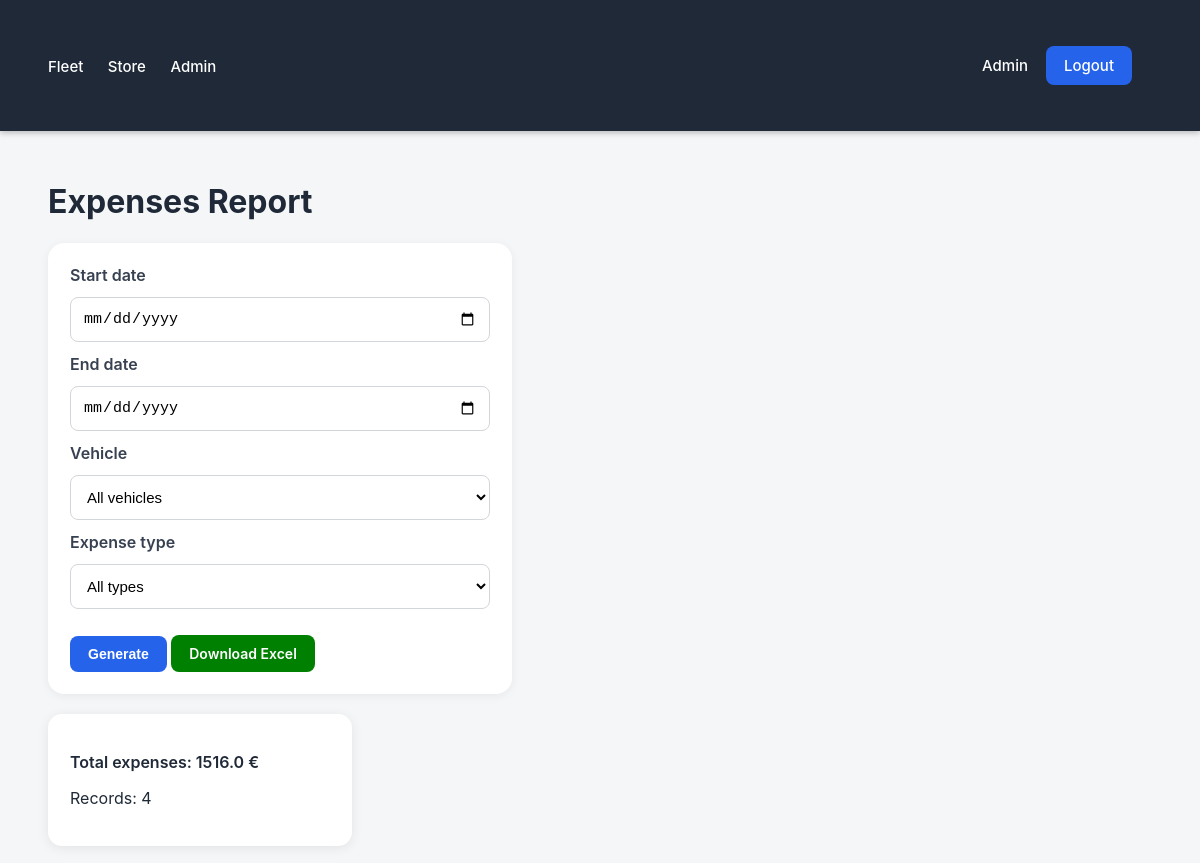
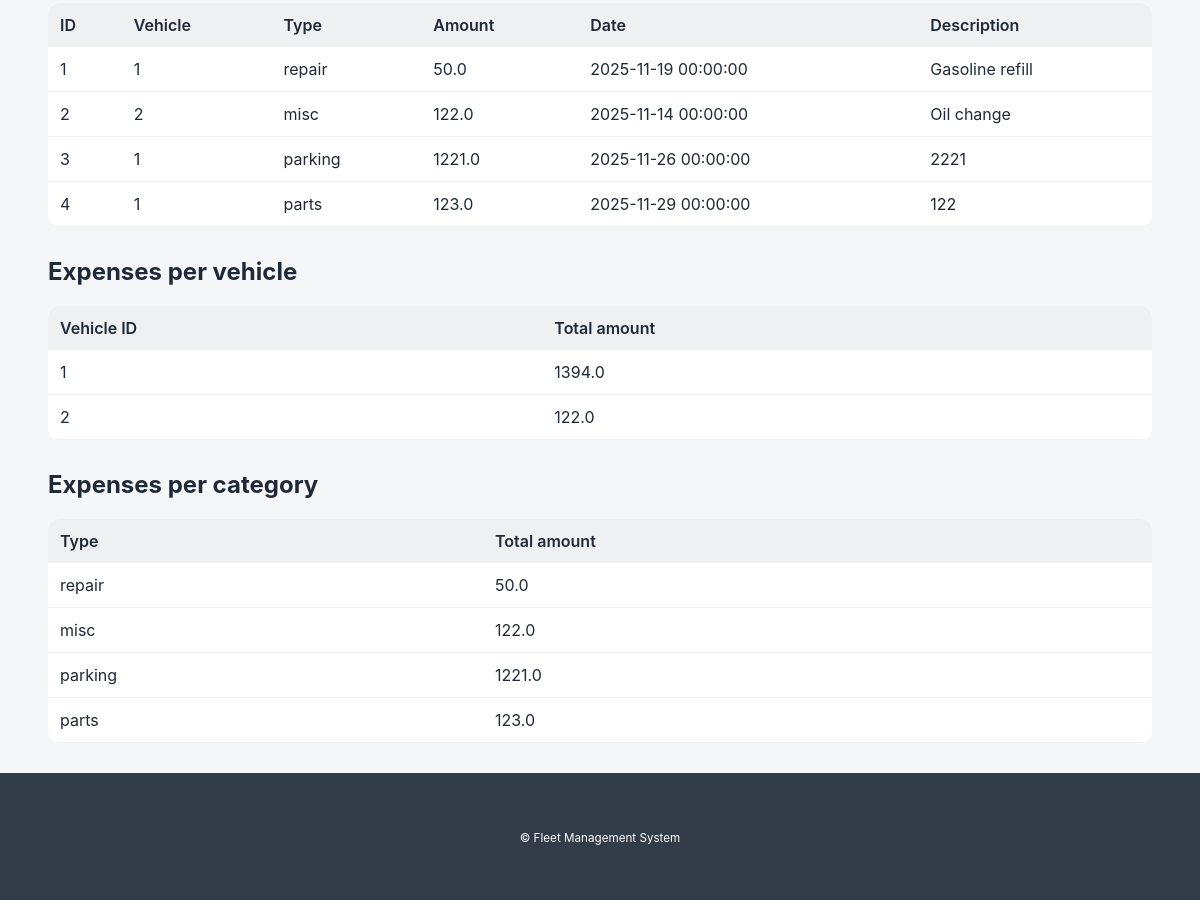
The app's page /store/reports/expenses (signed in) with its own data (2 pictures, top to bottom).
### app/models/expense.py (models this page shows, shortened)
class Expense(db.Model):
    __tablename__ = 'expenses'
    id = db.Column(db.Integer, primary_key=True)
    expense_type = db.Column(db.String(150), nullable=False)
    amount = db.Column(db.Float, nullable=False)
    date = db.Column(db.DateTime, default=datetime.utcnow)
    description = db.Column(db.String(255), nullable=True)
    vehicle_id = db.Column(db.Integer, db.ForeignKey('vehicles.id'), nullable=False)

### app/controllers/store_controller.py (the view)
@store_bp.route('/reports/expenses')
@store_access_required
def report_expenses():
    start_raw = request.args.get("from")
    end_raw = request.args.get("to")
    vehicle_id_raw = request.args.get("vehicle_id")
    expense_type_raw = request.args.get("type")
    start = _safe_parse_date(start_raw)
    end = _safe_parse_date(end_raw)
    raw = ExpenseService.get_all()
    expenses = raw[0] if isinstance(raw, tuple) else raw
    filtered = []
    total_amount = 0
    per_vehicle = {}
    per_type = {}
    try:
        vehicle_id = int(vehicle_id_raw) if vehicle_id_raw else None
    except:
        vehicle_id = None
    for e in expenses:
        e_date = _safe_parse_date(e.date)
        if vehicle_id and e.vehicle_id != vehicle_id:
            continue
        if expense_type_raw and e.expense_type.lower() != expense_type_raw.lower():
            continue
        if start and e_date and e_date < start:
            continue
        if end and e_date and e_date > end:
            continue
        filtered.append(e)
        amount = float(e.amount or 0)
        total_amount += amount
        per_vehicle[e.vehicle_id] = per_vehicle.get(e.vehicle_id, 0) + amount
        per_type[e.expense_type] = per_type.get(e.expense_type, 0) + amount
    vehicles_raw = VehicleService.get_all()
    vehicles = vehicles_raw[0] if isinstance(vehicles_raw, tuple) else vehicles_raw
    return render_template(
        "Store/reports_expenses.html",
        expenses=filtered,
        total_amount=total_amount,
        per_vehicle=per_vehicle,
        per_type=per_type,
        vehicles=vehicles,
        start_date=start_raw,
        end_date=end_raw,
        selected_vehicle=vehicle_id_raw,
        selected_type=expense_type_raw
    )

### app/controllers/store_controller.py (called while the page is built, shortened)
def store_access_required(func):
    @wraps(func)
    def wrapper(*args, **kwargs):
        if "user_id" not in session:
            flash("You must log in first.", "warning")
            return redirect(url_for("auth.login"))
        if session.get("role") not in ("user", "admin"):
            flash("Access denied.", "danger")
            return redirect(url_for("auth.login"))
        return func(*args, **kwargs)
    return wrapper

def _safe_parse_date(x):
    if not x:
        return None
    if isinstance(x, datetime):
        return x

### app/repositories/expense_repository.py (called while the page is built, shortened)
    @staticmethod
    def get_all(query=None, page=None, per_page=None):
        q = Expense.query
        if query:
            search = f"%{query}%"
            q = q.filter(
                (Expense.expense_type.ilike(search)) |
                (Expense.description.ilike(search))
            )
        items = q.order_by(Expense.id).all()
        return items, 1

### app/repositories/vehicle_repository.py (called while the page is built, shortened)
    @staticmethod
    def get_all(query=None, page=None, per_page=None):
        q = Vehicle.query
        if page and per_page:
            pag = q.order_by(Vehicle.id).paginate(page=page, per_page=per_page, error_out=False)
            return pag.items, pag.pages
        items = q.order_by(Vehicle.id).all()
        return items, 1

### app/services/expense_service.py (called while the page is built)
    @staticmethod
    def get_all(query=None, page=None, per_page=None):
        return ExpenseRepository.get_all(query=query, page=page, per_page=per_page)

### app/services/vehicle_service.py (called while the page is built)
    @staticmethod
    def get_all(query=None, page=None, per_page=None):
        return VehicleRepository.get_all(query=query, page=page, per_page=per_page)

### app/templates/Store/reports_expenses.html (shortened to what this page needs)
{% extends 'base.html' %}
{% block content %}
<h1>Expenses Report</h1>
<form method="get" class="form-card" style="margin-bottom: 20px; max-width:700px;">
  <label>Start date</label>
  <input type="date" name="from" value="{{ start_date or '' }}">
  <label>End date</label>
  <input type="date" name="to" value="{{ end_date or '' }}">
  <label>Vehicle</label>
  <select name="vehicle_id">
    <option value="">All vehicles</option>
  </select>
  <label>Expense type</label>
  <select name="type">
    <option value="">All types</option>
  </select>
  <div style="margin-top:14px;">
    <button class="button" type="submit">Generate</button>
    <a class="button" style="background: green;"
       href="{{ url_for('store.report_expenses_export',
                        from=start_date,
                        to=end_date,
                        vehicle_id=selected_vehicle,
                        type=selected_type) }}">
      Download Excel
    </a>
  </div>
</form>
<div class="card" style="margin-bottom: 20px;">
  <h3>Total expenses: {{ total_amount }} €</h3>
  <p>Records: {{ expenses|length }}</p>
</div>
<table class="table">
  <thead>
  <tr>
    <th>ID</th>
    <th>Vehicle</th>
    <th>Type</th>
    <th>Amount</th>
    <th>Date</th>
    <th>Description</th>
  </tr>
  </thead>
  <tbody>
  {% for e in expenses %}
    <tr>
      <td>{{ e.id }}</td>
      <td>{{ e.vehicle_id }}</td>
      <td>{{ e.expense_type }}</td>
      <td>{{ e.amount }}</td>
      <td>{{ e.date }}</td>
      <td>{{ e.description or '' }}</td>
    </tr>
  {% else %}
    <tr><td colspan="6" style="text-align:center;">No expenses found</td></tr>
  {% endfor %}
  </tbody>
</table>
<h2 style="margin-top:30px;">Expenses per vehicle</h2>
<table class="table">
  <thead>
  <tr>
    <th>Vehicle ID</th>
    <th>Total amount</th>
  </tr>
  </thead>
  <tbody>
  {% for vid, amount in per_vehicle.items() %}
  <tr>
    <td>{{ vid }}</td>
    <td>{{ amount }}</td>
  </tr>
  {% else %}
  <tr><td colspan="2">No data</td></tr>
  {% endfor %}
  </tbody>
</table>
<h2 style="margin-top:30px;">Expenses per category</h2>
<table class="table">
  <thead>
  <tr>
    <th>Type</th>
    <th>Total amount</th>
  </tr>
  </thead>
  <tbody>
  {% for t, amount in per_type.items() %}
  <tr>
    <td>{{ t }}</td>
    <td>{{ amount }}</td>
  </tr>
  {% else %}
  <tr><td colspan="2">No data</td></tr>
  {% endfor %}
  </tbody>
</table>
{% endblock %}

### app/static/css/style.css (style rules this page uses)
html, body { height: 100%; }
body { margin: 0; padding: 0; font-family: -apple-system, BlinkMacSystemFont, "Segoe UI", Roboto, Arial, sans-serif; background: #f4f6f8; color: #1f2937; display: flex; flex-direction: column; }
* { transition: 0.15s ease; }
.card { background: white; padding: 22px; border-radius: 14px; width: calc(25% - 16px); min-width: 220px; box-shadow: 0 2px 12px rgba(0,0,0,0.08); }
.card h3 { font-size: 16px; font-weight: 600; margin-bottom: 8px; }
.button { padding: 10px 18px; border-radius: 8px; background: #2563eb; color: white; text-decoration: none; font-weight: 600; font-size: 14px; display: inline-block; border: none; cursor: pointer; }
.form-card { background: white; padding: 22px; border-radius: 16px; width: 420px; box-shadow: 0 2px 10px rgba(0,0,0,0.06); display: flex; flex-direction: column; gap: 12px; }
.form-card label { font-weight: 600; color: #374151; }
.form-card input, .form-card select, .form-card textarea { padding: 12px; border-radius: 8px; border: 1px solid #d2d6da; font-size: 15px; background: #fff; }
.table { width: 100%; border-collapse: collapse; background: white; border-radius: 12px; overflow: hidden; margin-top: 18px; }
.table th { background: #eef0f2; text-align: left; padding: 12px; font-weight: 600; }
.table td { padding: 12px; border-bottom: 1px solid #eef0f2; }

### records on screen
Expense: id "1", vehicle_id "1", expense_type "repair", amount "50.0", date "2025-11-19 00:00:00", description "Gasoline refill"
Expense: id "2", vehicle_id "2", expense_type "misc", amount "122.0", date "2025-11-14 00:00:00", description "Oil change"
Expense: id "3", vehicle_id "1", expense_type "parking", amount "1221.0", date "2025-11-26 00:00:00", description "2221"
Expense: id "4", vehicle_id "1", expense_type "parts", amount "123.0", date "2025-11-29 00:00:00", description "122"

### other values on screen
{{ session.get('user_name') }} "Admin"
{{ total_amount }} "1516.0"
{{ expenses|length }} "4"
{{ vid }} "1" "2"
{{ amount }} "1394.0" "122.0"
